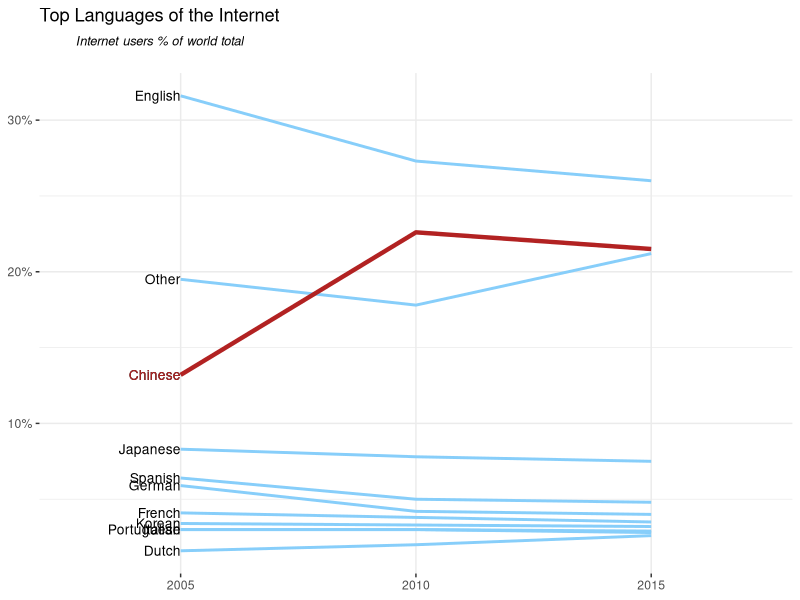

Source code (R):
library(ggplot2)
library(scales)
library(reshape2)
library(dplyr)

df <- read.csv("participation.csv")
dfm <- melt(df)
dfm <- mutate(dfm, variable = substring(variable, 2), value = value/100)
p <- ggplot(dfm, aes(factor(variable), value, group = Language, label = Language))
p1 <- p + geom_line(colour="lightskyblue", size=1) +
          geom_line(data=subset(dfm, Language == "Chinese"), colour="firebrick", size=1.5) +
          geom_text(data = subset(dfm,
                                                variable == "2005"),
                                  aes(x = 1), size = 3.5, hjust = 1) +
          geom_text(data=filter(dfm, Language == "Chinese",
                                     variable == "2005"),
                    aes(x = 1), size = 3.5, hjust = 1, color="firebrick") +
          ggtitle(expression(atop("Top Languages of the Internet", atop(italic("Internet users % of world total"), ""))))
  p1 <- p1 + theme_bw() + theme(legend.position = "none", panel.border = element_blank()) +
    scale_x_discrete() + scale_y_continuous(labels=percent) +
                                                      xlab(NULL) + ylab(NULL)
p1